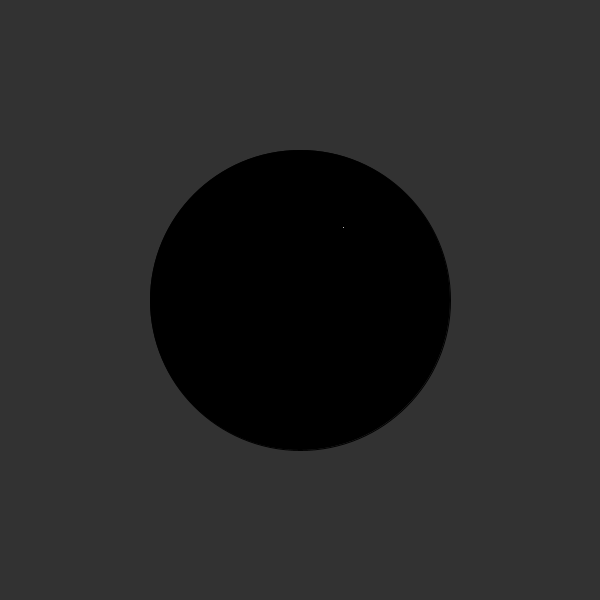
Frame 1 (no input)
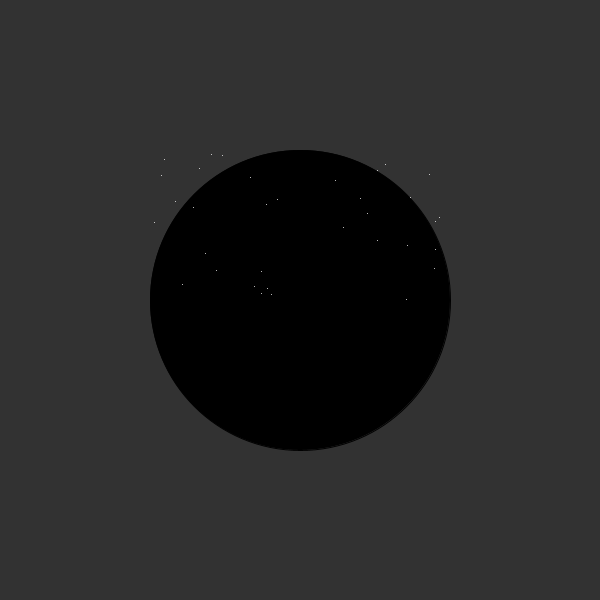
Frame 60 (the mouse pressed at the canvas centre just before this capture)
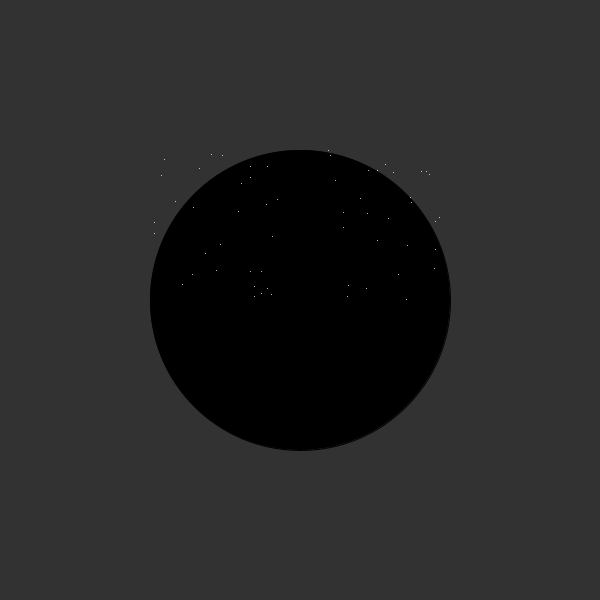
Frame 120 (the mouse held since frame 60 and released just before this capture)

The Processing sketch that drew these frames (run headless with seeded random() and noise(); from frame 60 on, the mouse is pressed at the canvas centre):

// Processing sketch: sketch_6
// ── sketch_6.pde
/*
currently this sketch draws white points all over the canvas.

change the values being given to x and y and add a conditional so that
the white points are only drawn inside the black circle.
you will have to use the dist() function.
*/

//will come back to this one

void setup() {
  size(600, 600);
  background(50);
  fill(0);
  ellipse(width/2, height/2, 300, 300);
}

void draw() {
  float x = random(150, 450);
  float y = random(150, 450);
  stroke(255);
  if(x < dist(width/2+150,height/2, width/2-150,height/2) +
     dist(width/2, height/2, width/2+150,height/2) &&
     y < dist(width/2, height/2, width/2, height/2 + 150) +
     dist(width/2, height/2, width/2, height/2 - 150)){
  point(x, y);
  }
}
